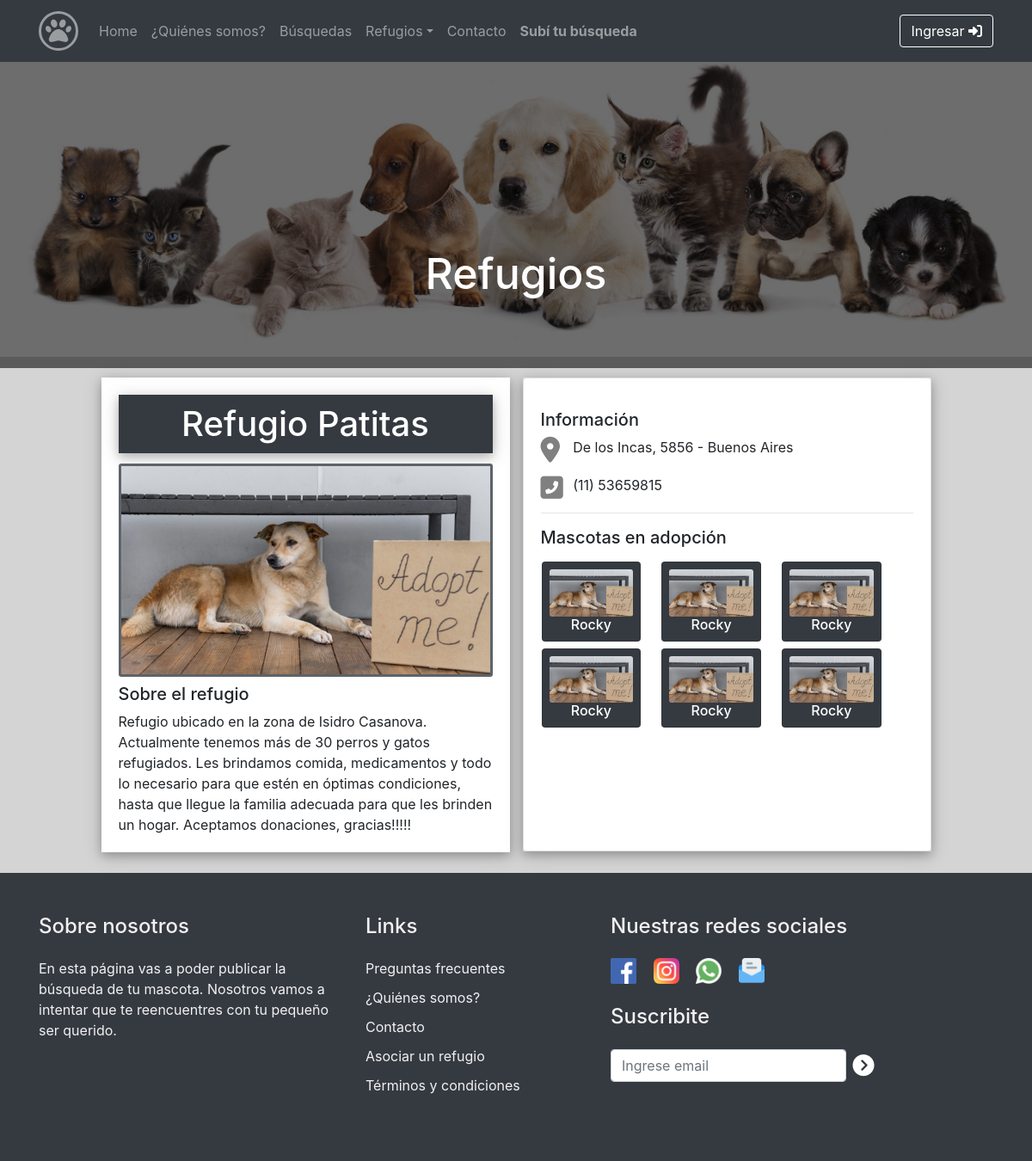
Page /refugios/9/ on the earlier database version.
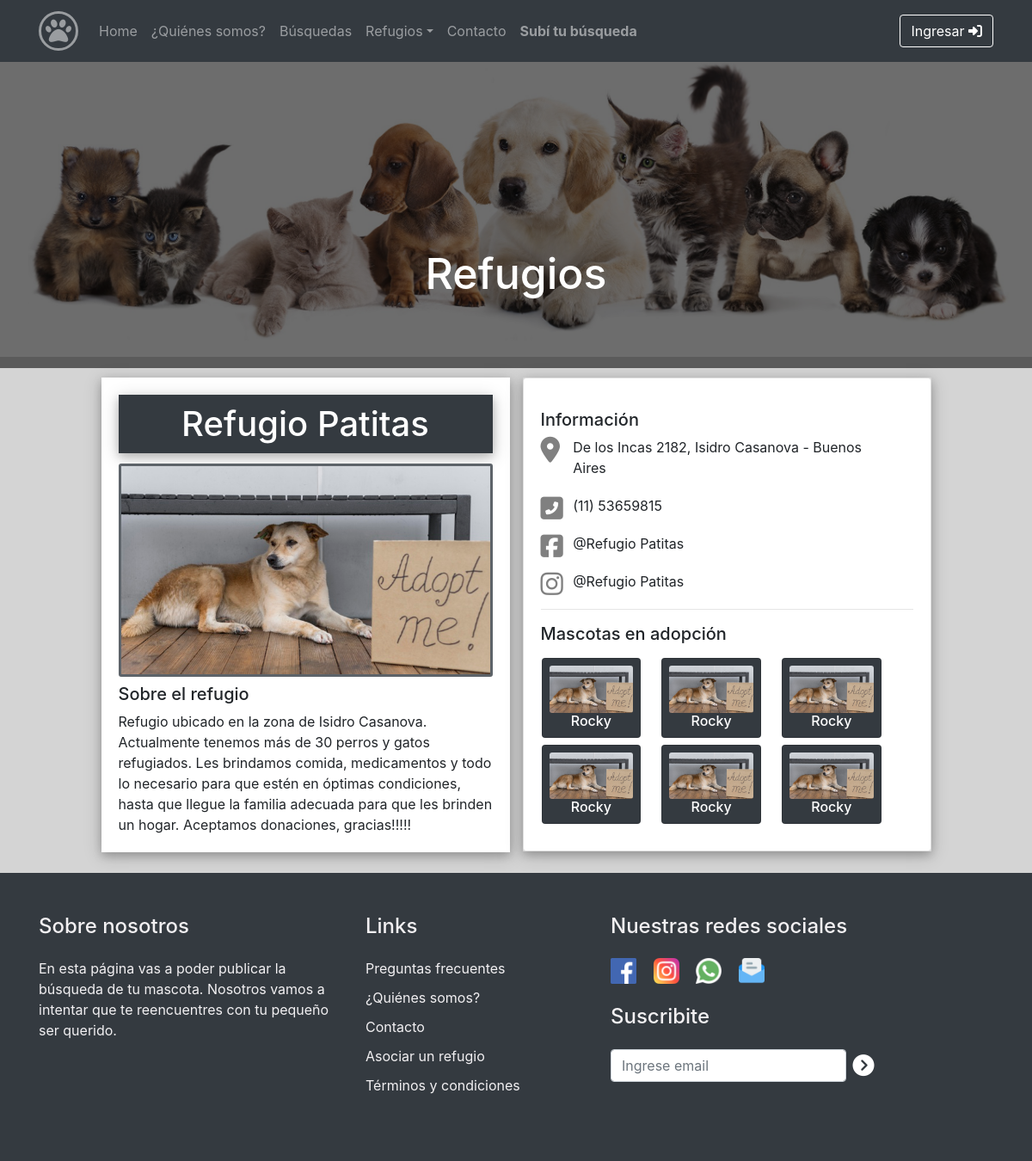
Same page on the later database version.
### refugios/models.py (models this page shows, shortened)
class Refugio(models.Model):
    nombre = models.CharField(max_length=50)
    direccion = models.CharField(max_length=40, verbose_name="Domicilio")
    cp = models.IntegerField(verbose_name="Código Postal")
    localidad = models.CharField(max_length=40)
    provincia = models.CharField(max_length=40)
    telefono = models.IntegerField(verbose_name="Teléfono")
    codigoArea = models.IntegerField(verbose_name="Prefijo")
    celular = models.IntegerField(verbose_name="Celular")
    email = models.EmailField(verbose_name="Correo electrónico")
    confirmacionEmail = models.EmailField (verbose_name="Repita Correo electrónico")
    facebook = models.CharField(max_length=40, blank=True, null = True)
    instagram = models.CharField(max_length=40, blank=True, null = True)
    foto_refugio = models.ImageField(upload_to="refugios")
    descripcion = models.TextField()

### principal/views.py (the view)
# urls.py: path('refugios/<id>/', views.informacion_refugios),
def informacion_refugios(request, id):
    info_refugio = Refugio.objects.get(id=id)
    refugios = Refugio.objects.filter(id=id)
    newsletter = NewsletterForm()
    if request.method == 'POST':
        formularioNewsletter = NewsletterForm(data=request.POST)
        if formularioNewsletter.is_valid():
            formularioNewsletter.save()
        else:
            newsletter = formularioNewsletter
    return render(request, "principal/informacion_refugios.html", {'info_refugio': info_refugio, 'refugios': refugios,'newsletter': newsletter})

### principal/forms.py
class NewsletterForm(forms.ModelForm):
    email_newsletter = forms.CharField(widget=forms.EmailInput(attrs={'type':"email", 'class':"form-control", 'placeholder':"Ingrese email", 'aria-label':"Recipient's username", 'aria-describedby':"button-addon2",}))
    class Meta:
        model = Newsletter
        fields = ['email_newsletter',]

### principal/templates/principal/informacion_refugios.html (shortened to what the changed rows need)
{% extends "principal/index.html" %}
{% load static %}
{% block content %}
<br>
<div class="mt-4 contenedor_imagen pr-0 ">
    <div class="text-center fondo_banner p-0">
        <h1 class="texto_banner"> Refugios</h1>
    </div>
</div>
<div class="container mt-4 mb-4 ">
    {% for refugio in refugios %}
    <div class="row justify-content-center">
        <div class="col-xl-5 col-lg-8 contenedor_imagen_refugio b-s">
            <h3 class="card-title nombre_refugio">{{refugio.nombre}}</h3>
            <img src="{{refugio.foto_refugio.url}}" class="card-img mb-2" alt="{{refugio.nombre}}"
                style="border-style: solid; border-width: 3px; border-color: #5d6369; ">
            <h5>Sobre el refugio </h5>
            {{refugio.descripcion}}
        </div>
        <div class="col-xl-5 col-lg-8 card_descripcion p-0 b-s">
            <div class="card col-md-12 p-0" style="background-color: white; height: 100%; width: 100%;">
                <div class="card-body">
                    <h5>Información </h5>
                    <div class="mb5">
                        <div class="w5 f-left mr-3">
                            <i class="fas fa-map-marker-alt icono_refugio"></i>
                        </div>
                        <div class="w95 ">
                            {{refugio.direccion}}, {{refugio.localidad}} -
                            {{refugio.provincia}}
                        </div>
                    </div>
                    <div class="mb5">
                        <div class="w5 f-left mr-3">
                            <i class="fas fa-phone-square-alt icono_refugio"></i>
                        </div>
                        <div class="w95 mb5">
                            ({{refugio.codigoArea}}) {{refugio.telefono}}
                        </div>
                    </div>
                    {% if refugio.facebook != "" %}
                    <div class="mb5">
                        <div class="w5 f-left mr-3">
                            <i class="fab fa-facebook-square icono_refugio"></i>
                        </div>
                        <div class="w95 mb5">
                            <a href="https://www.facebook.com/{{refugio.facebook}}" target="_blank"
                                class="link_refugio">
                                @{{refugio.facebook}}
                            </a>
                        </div>
                    </div>
                    {% endif %}
                    {% if refugio.instagram != "" %}
                    <div class="mb5">
                        <div class="w5 f-left mr-3">
                            <i class="fab fa-instagram icono_refugio"></i>
                        </div>
                        <div class="w95 mb5">
                            <a href="https://www.instagram.com/{{refugio.instagram}}" target="_blank"
                                class="link_refugio">
                                @{{refugio.instagram}}
                            </a>
                        </div>
                    </div>
                    {% endif %}
                    <hr>
                    <h5>Mascotas en adopción </h5>
                    <div class="row" style="text-align: center;">
                        <div class="card bg-dark text-white col-md-3 p-2 mr-4 ml-3 mt-2">
                            <img src="{{refugio.foto_refugio.url}}" class="card-img" alt="...">
                            <h5 class="card-title m-0" style="font-size: medium; text-align: center;" ;>Rocky</h5>
                        </div>
                        <div class="card bg-dark text-white  col-md-3  p-2 mr-4 mt-2">
                            <img src="{{refugio.foto_refugio.url}}" class="card-img" alt="...">
                            <h5 class="card-title m-0" style="font-size: medium; text-align: center;" ;>Rocky</h5>
                        </div>
                        <div class="card bg-dark text-white  col-md-3  p-2 mt-2">
                            <img src="{{refugio.foto_refugio.url}}" class="card-img" alt="...">
                            <h5 class="card-title m-0" style="font-size: medium; text-align: center;" ;>Rocky</h5>
                        </div>
                    </div>
                    <div class="row" style="text-align: center;">
                        <div class="card bg-dark text-white col-md-3 p-2 mr-4 ml-3 mt-2">
                            <img src="{{refugio.foto_refugio.url}}" class="card-img" alt="...">
                            <h5 class="card-title m-0" style="font-size: medium; text-align: center;" ;>Rocky</h5>
                        </div>
                        <div class="card bg-dark text-white  col-md-3  p-2 mr-4 mt-2">
                            <img src="{{refugio.foto_refugio.url}}" class="card-img" alt="...">
                            <h5 class="card-title m-0" style="font-size: medium; text-align: center;" ;>Rocky</h5>
                        </div>
                        <div class="card bg-dark text-white  col-md-3  p-2 mt-2">
                            <img src="{{refugio.foto_refugio.url}}" class="card-img" alt="...">
                            <h5 class="card-title m-0" style="font-size: medium; text-align: center;" ;>Rocky</h5>
                        </div>
                    </div>
                </div>
            </div>
        </div>
    </div>
</div>
{% endfor %}
{% endblock %}

Differences in the rows shown:
changed Refugio "Refugio Patitas": direccion "De los Incas" → "De los Incas 2182"; localidad "5856" → "Isidro Casanova"; facebook (not shown) → "Refugio Patitas"; instagram (not shown) → "Refugio Patitas"
